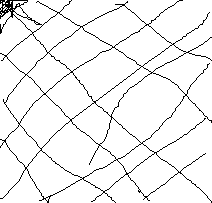
#> input picture imageRead/img.png, 212 x 203 px
$ jupyter execute practice.ipynb
#> lines starting #> are read from the running program, lines starting #| are printed output that depends on the picture; after the words box and inside, x2 and y2 are one past the last pixel; in counts of white or black regions, pixels touching at a corner belong together
[cell 1]
import numpy as np
import matplotlib.pyplot as plt
import cv2

[cell 2]
img = cv2.imread('img.png')
#> img is the input picture: shape (203, 212, 3); 94.6% white; black in thin lines or dots
plt.imshow(cv2.cvtColor(img, cv2.COLOR_BGR2RGBA))

[cell 3]
arr = img[:,:,0]
#> arr: shape (203, 212); 94.6% white; black in thin lines or dots
arr1 = img[:,:,1]
arr2 = img[:,:,2]

plt.figure(figsize=(15, 6))

plt.subplot(1, 3, 1)
plt.title("blue channel graysacle image")
plt.imshow(arr, cmap='gray')


plt.subplot(1, 3, 2)
plt.title("green channel graysacle image")
plt.imshow(arr1, cmap='gray')

plt.subplot(1, 3, 3)
plt.title("red channel graysacle image")
plt.imshow(arr2, cmap='gray')
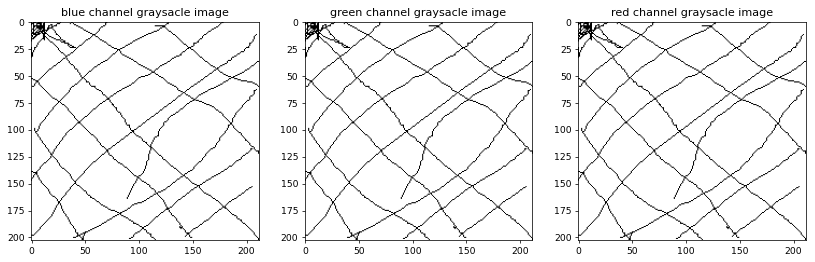
#> figure drawn by matplotlib, 3 panels

[cell 4]
arr = np.asarray(arr)
print(arr[:9, :9])
#| [[  0   0   0   0   0 255 255   0   0]
#|  [  0 255   0   0   0 255   0   0   0]
#|  [  0   0   0 255 255   0   0   0   0]
#|  [  0 255   0 255 255   0 255 255   0]
#|  [255 255   0   0   0   0   0   0   0]
#|  [255 255   0   0 255   0   0   0   0]
#|  [255 255   0 255 255   0   0   0   0]
#|  [255   0   0 255   0 255 255   0   0]
#|  [  0 255   0   0 255 255   0 255   0]]

[cell 5]
a = plt.hist(arr.ravel(), bins=256,range=(0, 255), color='gray')
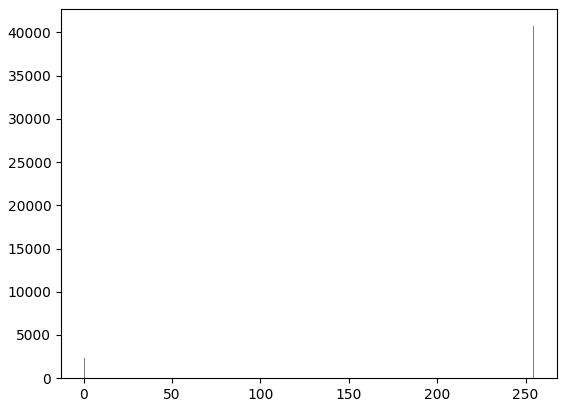
#> figure drawn by matplotlib, 1 panel; tallest bar 40712 high, from x = 254 to 255

[cell 6]
plt.figure(figsize=(15, 3))
plt.subplot(1, 1, 1)
plt.title("original grascale image")
plt.imshow(arr, cmap='gray')

(width, height) = arr.shape
#> width = 203; height = 212
center = (width // 2, height // 2)
#> center = (101, 106)
angle = 90  # Rotate by 30 degrees
scale = 1 #scale (zoom in when > 1 or zoom out when <1)
rotation_matrix = cv2.getRotationMatrix2D(center, angle, scale)
#> rotation_matrix = [[6.12e-17, 1, -5], [-1, 6.12e-17, 207]]
rotated_img = cv2.warpAffine(img, rotation_matrix, (width, height))
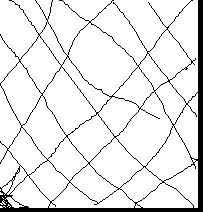
#> rotated_img: shape (212, 203, 3); 90.6% white; 1 black region, box (x1, y1, x2, y2) and area: (0, 0, 203, 212) 4039

plt.subplot(1, 2, 2)
plt.title("rotated grascale image")
plt.imshow(rotated_img, cmap = 'gray')
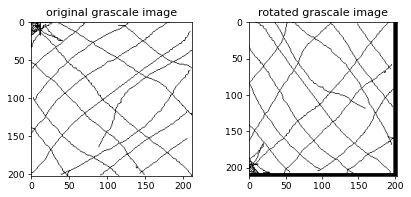
#> figure drawn by matplotlib, 2 panels
